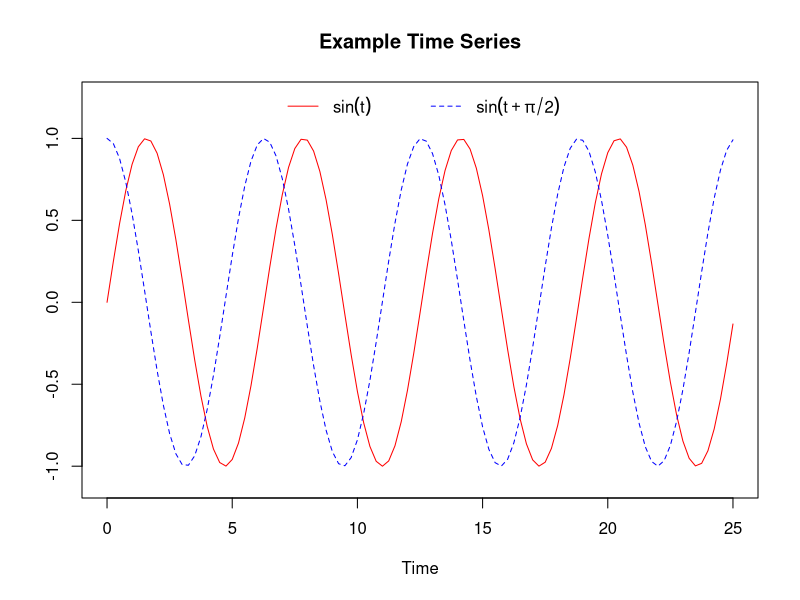

R code for this plot:
#Exercise 1.1
#Jacinta Das
#February 18,2021
#Question 1: Calculate the missing values in the following table
t <- c(0,pi/4,pi/2,.75*pi, pi)
#Missing values are y1t, y2t, and E(y(t))
y1t <- sin(t)
y2t <- sin(t+(pi/2))
Eyt <- (.5*y1t) + (.5*y2t)
my.df <- data.frame(t,y1t,y2t,Eyt)
my.df # this dataframe includes all values

#Question 2: Calculate the mean for the realization Y(t) = sin(t+pi/2) for t in (0,100)
calc.t <- function(t){
  answer = sin(t+(pi/2))
  return(answer)
}
x = integrate(calc.t, 0,100)$value
average = x/100
print(average)

#Question 3: What is the difference between the ensemble mean and the mean of a given realization?
#An ensemble mean is the mean of all the possible realizations at a point in time.
#The mean of a given realization is the mean of that particular function over an interval of time.
#The ensemble mean requires an average along the y axis whereas the mean of a given realization requires an average along the x axis.

#Question 4: Add the missing time series to the plot given below. Make the line dashed blue to match the legend.
#Create a sequence to 100 and scale the values (0,25)
t <- c(0:100)
t <- t*25/100
#Define the time series
yt1 <- sin(t)
yt2 <- sin(t + (pi/2))
Eyt <- .5*yt1 + .5*yt2
#Plot the time series
plot(
  main = "Example Time Series",
  t,
  yt1,
  ylim = c(-1.1,1.25), #(ymin,ymax)
  type = "l", #l = line
  col = "red",
  lwd = 1, #line width
  lty = 1, #line type
  xlab = "Time", #x-axis label
  ylab = NA #y-axis label
)

lines(t,yt2, type="l", col="blue", lty=2)

legend(
  "top", 
  inset=0.01, 
  col=c("red","blue"), 
  lty=c(1,2), 
  lwd=c(1,1), 
  legend = c(
    expression(sin(t)),
    expression(sin(t+pi/2))), 
  bg="white",
  box.col="white",
  horiz=TRUE
)
#Bibliography
#Davis, T. (2021, February 9). Exercise 1.1 Lecture Notes.